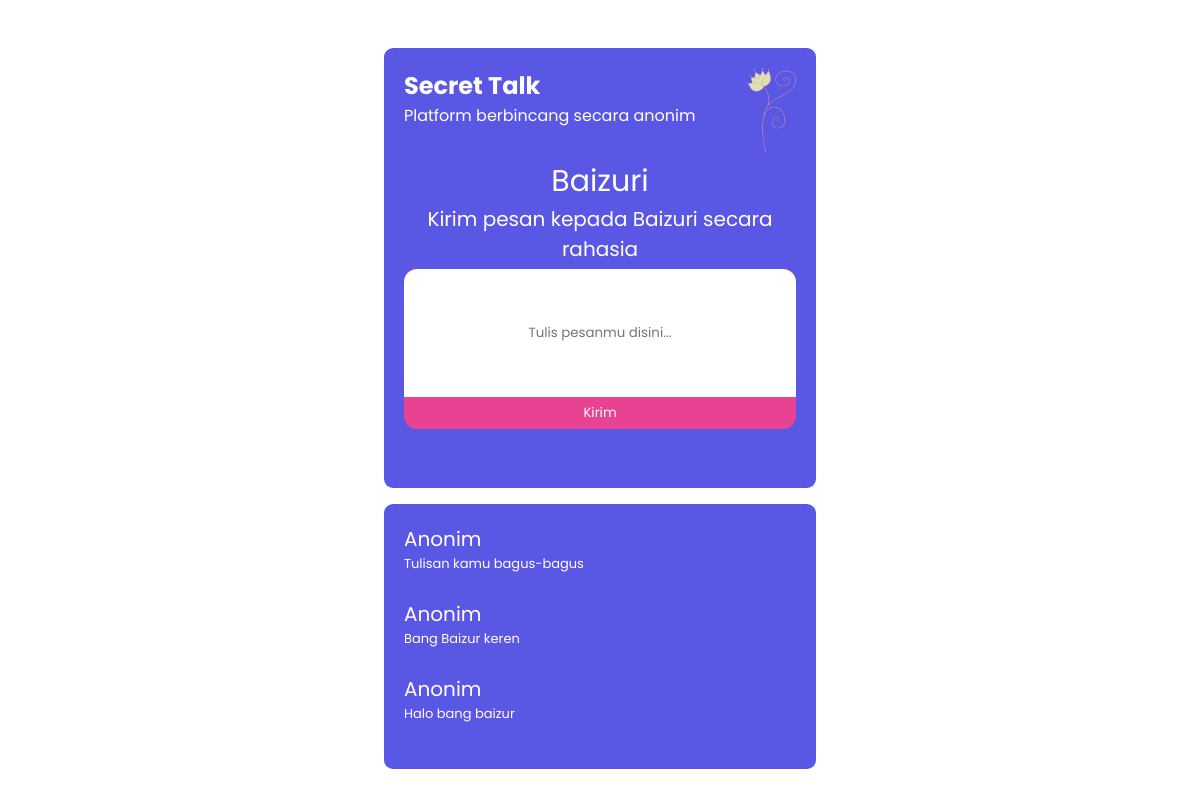
The app's page /profil.php?id=Baizuri with its own data.
### tables this page shows
CREATE TABLE `data` (
  `id` int(100) NOT NULL,
  `nama` varchar(100) NOT NULL,
  `pesan` varchar(1000) NOT NULL
);

CREATE TABLE `comment_table` (
  `id` int(100) NOT NULL,
  `nama` varchar(100) NOT NULL,
  `komentar` varchar(1000) NOT NULL
);

### profil.php (the view, shortened to what this page needs)
<?php
require "koneksi.php";
$id = $_GET['id'];
if (isset($_GET['id'])) {
$query = "SELECT * FROM data WHERE nama = '$id'";
$result = mysqli_query($koneksi, $query);
while ($row = mysqli_fetch_assoc($result)) {
	$nama = $row['nama'];
}
}
?>
<!DOCTYPE html>
<html lang="en">
<head>
    <link rel="stylesheet" href="styles2.css">
</head>
<body>
    <div class="container">
        <div class="atas">
        <div class="header">
        <h2>Secret Talk</h2>
            <span>Platform berbincang secara anonim</span>
            </div>
            <div class="gambar">
            <img src="flower.png" alt="">
        </div>
        </div>
        <center><span class="nama"><?php echo "$nama"; ?></span></center>
       	<center><span class="teks">Kirim pesan kepada <?php echo "$nama"; ?> secara rahasia</span></center>
       	<form action="pesan.php" method="POST">
       		<input type="text" name="pesan" placeholder="Tulis pesanmu disini...">
       		<button type="submit">Kirim</button>
       	</form>
        </div>
    <div class="container-dua">
        <?php
        $query = mysqli_query($koneksi, "SELECT * FROM comment_table WHERE nama = '$id' ORDER BY id DESC");
        while ($hasil = mysqli_fetch_assoc($query)) {
    	echo "<div class='anonim'>Anonim</div>";
    	echo "<div class='pesan'>".$hasil['komentar']."</div>";
    	echo "<br>";
        }
        ?>
    </div>
</body>
</html>

### styles2.css (style rules this page uses)
* { margin: 0; padding: 0; box-sizing: border-box; }
body { font-family: "Poppins", sans-serif; }
.container { margin: auto; margin-top: 3rem; background-color: #5957e4; width: 27rem; color: white; padding: 20px; border-radius: 9px; }
.atas { display: flex; justify-content: space-between; }
.atas .gambar img { width: 50px; }
.container .nama { font-size: 30px; }
.container .teks { font-size: 20px ; }
.container form input { font-family: "Poppins", sans-serif; margin-top: 5px; width: 100%; height: 8rem; text-align: center; outline-color: cyan; border: none; border-top-left-radius: 13px; border-top-right-radius: 13px; }
.container button { font-family: "Poppins", sans-serif; width: 100%; border: none; background-color: #e84393; color: white; height: 2rem; border-bottom-left-radius: 13px; border-bottom-right-radius: 13px; cursor: pointer; }
.container-dua { margin: auto; margin-top: 1rem; margin-bottom: 1rem; background-color: #5957e4; width: 27rem; color: white; padding: 20px; border-radius: 9px; }
.container-dua .anonim { font-size: 20px; }
.container-dua .pesan { font-size: 13px; }

### records on screen
data: nama "Baizuri"
comment_table: komentar "Tulisan kamu bagus-bagus"
comment_table: komentar "Bang Baizur keren"
comment_table: komentar "Halo bang baizur"
